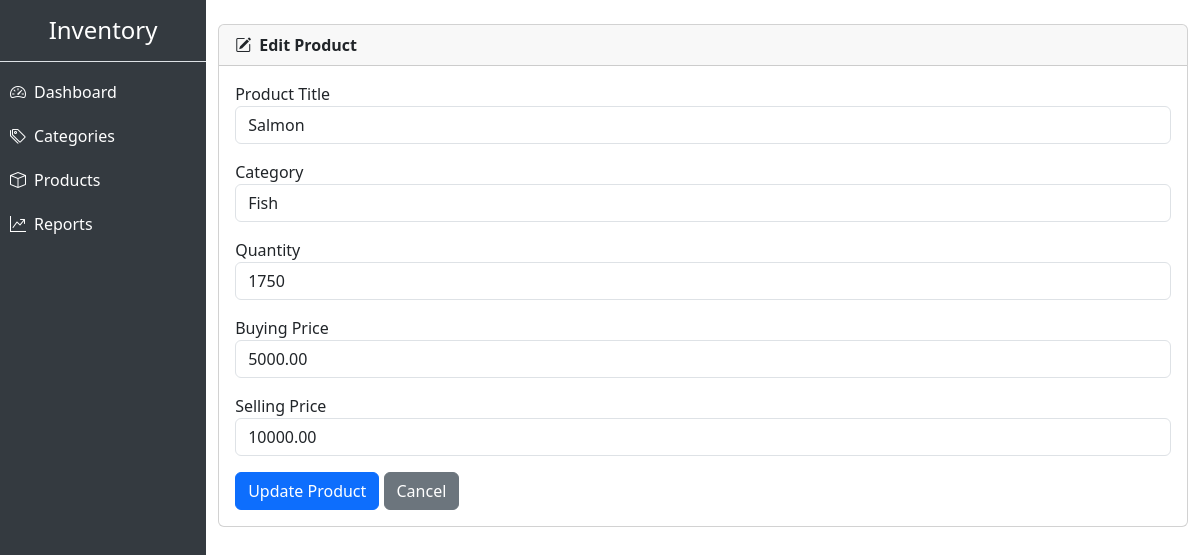
The page /edit_product.php?id=6 (signed in) on the database its author committed.
### tables this page shows
CREATE TABLE `products` (
  `id` int(11) NOT NULL,
  `name` varchar(100) NOT NULL,
  `quantity` int(11) NOT NULL,
  `price` decimal(10,2) NOT NULL,
  `selling_price` decimal(10,2) DEFAULT NULL,
  `created_at` timestamp NOT NULL DEFAULT current_timestamp(),
  `category_id` int(11) DEFAULT NULL
);

CREATE TABLE `categories` (
  `id` int(11) NOT NULL,
  `name` varchar(100) NOT NULL
);

### edit_product.php (the view, shortened to what this page needs)
<?php
include 'db.php';
$categories = $conn->query("SELECT id, name FROM categories");
if ($_SERVER["REQUEST_METHOD"] == "POST") {
    $id = intval($_POST['id']);
    $name = $_POST['name'];
    $category_id = $_POST['category_id'];
    $quantity = $_POST['quantity'];
    $price = $_POST['price'];
    $selling_price = $_POST['selling_price'];
    $sql = "UPDATE products SET name='$name', category_id=$category_id, quantity=$quantity, price=$price, selling_price=$selling_price WHERE id=$id";
    if ($conn->query($sql) === TRUE) {
        header("Location: view_products.php");
    } else {
        echo "Error updating product: " . $conn->error;
    }
} elseif (isset($_GET['id'])) {
    $id = intval($_GET['id']);
    $result = $conn->query("SELECT * FROM products WHERE id = $id");
    $product = $result->fetch_assoc();
} else {
    echo "Invalid request.";
    exit();
}
?>
<!DOCTYPE html>
<html>
<head>
    <link href="https://cdn.jsdelivr.net/npm/bootstrap@5.3.2/dist/css/bootstrap.min.css" rel="stylesheet">
    <link href="https://cdn.jsdelivr.net/npm/bootstrap-icons@1.10.5/font/bootstrap-icons.css" rel="stylesheet">
</head>
<body>
<div class="container mt-4">
    <div class="card">
        <div class="card-header fw-bold">
            <i class="bi bi-pencil-square me-2"></i>Edit Product
        </div>
        <div class="card-body">
            <form method="post">
                <div class="mb-3">
                    <label>Product Title</label>
                    <input type="text" name="name" class="form-control" value="<?= $product['name'] ?>" required>
                </div>
                <div class="mb-3">
                    <label>Category</label>
                    <select name="category_id" class="form-control" required>
                        <?php while ($row = $categories->fetch_assoc()) : ?>
                            <option value="<?= $row['id'] ?>" <?= $row['id'] == $product['category_id'] ? 'selected' : '' ?>>
                                <?= $row['name'] ?>
                            </option>
                        <?php endwhile; ?>
                    </select>
                </div>
                <div class="mb-3">
                    <label>Quantity</label>
                    <input type="number" name="quantity" class="form-control" value="<?= $product['quantity'] ?>" required>
                </div>
                <div class="mb-3">
                    <label>Buying Price</label>
                    <input type="number" step="0.01" name="price" class="form-control" value="<?= $product['price'] ?>" required>
                </div>
                <div class="mb-3">
                    <label>Selling Price</label>
                    <input type="number" step="0.01" name="selling_price" class="form-control" value="<?= $product['selling_price'] ?>" required>
                </div>
                <button type="submit" class="btn btn-primary">Update Product</button>
                <a href="view_products.php" class="btn btn-secondary">Cancel</a>
            </form>
        </div>
    </div>
</div>
</body>
</html>

### rows shown on the page
products: name "Salmon", category_id "Fish", quantity "1750", price "5000.00", selling_price "10000.00"
